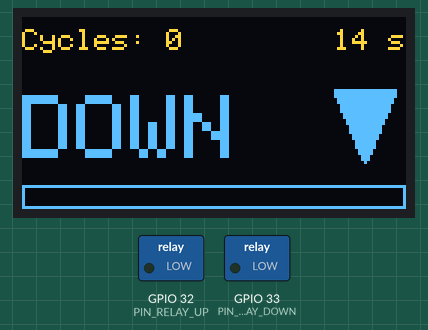
Recording of a sketch running on a simulated ESP32. On the bench: 128×64 one-colour display, switched loads named in the sketch (green lamp = pin HIGH). The OLED is the two-colour kind (top 16 rows yellow).

Above: at 0.35 s.
At 13.29 s:
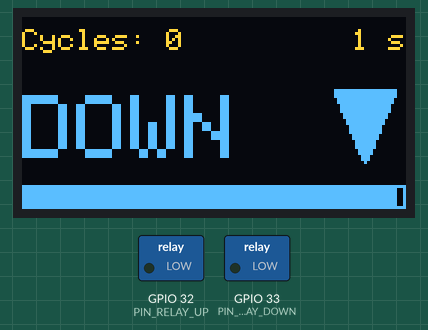
At 14.75 s:
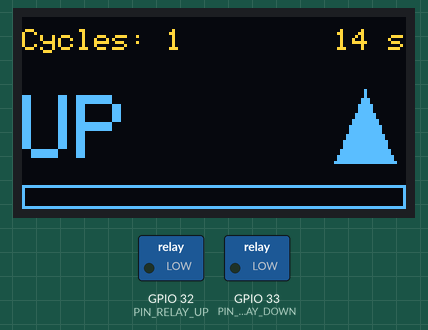
At 20.99 s:
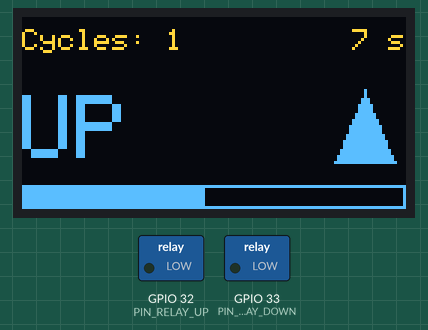
At 27.96 s:
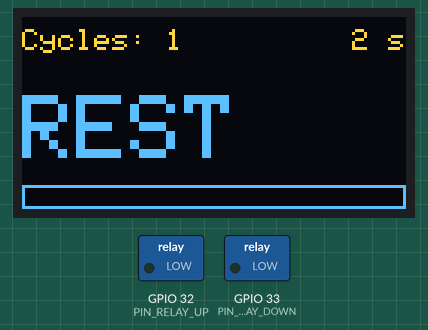
At 28.85 s:
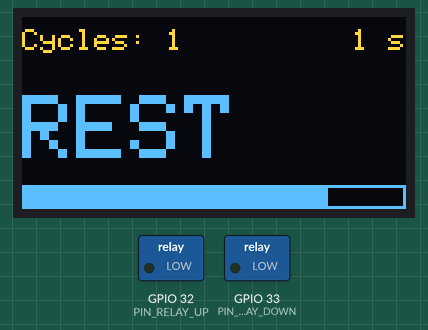

The sketch:

actuator_cycle.ino
```cpp
// Two VEVOR OK648 linear actuators moving together, endless in/out cycle.
// Shows UP / DOWN / REST on the built-in OLED.
//
// Libraries (Arduino IDE > Library Manager): "Adafruit SSD1306" + "Adafruit GFX Library"

#include <Wire.h>
#include <Adafruit_GFX.h>
#include <Adafruit_SSD1306.h>

// Board: Ideaspark ESP32 with 0.96" OLED (SSD1306, I2C address 0x3C)
#define OLED_SDA 21
#define OLED_SCL 22
#define OLED_RST -1

// ---------- SETTINGS ----------
const int PIN_RELAY_UP   = 32;   // relay 1 IN -> red actuator wires
const int PIN_RELAY_DOWN = 33;   // relay 2 IN -> black actuator wires
// Full stroke time = stroke / speed, plus ~2 s extra so both actuators
// always reach their internal end stop (keeps them in sync).
// 150 mm @ 14 mm/s ≈ 11 s -> 13 s.   300 mm @ 5 mm/s = 60 s -> 62 s.
const unsigned long MOVE_MS = 13000;

// Short break between up and down (after every move).
const unsigned long REST_MS = 1000;

// ---------- STATE ----------
enum State { MOVING_UP, REST_AFTER_UP, MOVING_DOWN, REST_AFTER_DOWN };
State state;
unsigned long stateStart;
unsigned long cycles = 0;

Adafruit_SSD1306 display(128, 64, &Wire, OLED_RST);

// Relay jumper on "L" (low-level trigger): pulling IN to GND = relay on.
// "Off" releases the pin (input / floating) instead of driving 3.3 V, because
// 3.3 V is not high enough to fully switch off a module powered from 5 V.
void setRelay(int pin, bool on) {
  if (on) {
    digitalWrite(pin, LOW);
    pinMode(pin, OUTPUT);
  } else {
    pinMode(pin, INPUT);
  }
}

void relaysOff() {
  setRelay(PIN_RELAY_UP, false);
  setRelay(PIN_RELAY_DOWN, false);
}

void enterState(State s) {
  relaysOff();
  delay(200);  // let the contacts open before the other relay closes
  state = s;
  stateStart = millis();
  if (s == MOVING_UP)   setRelay(PIN_RELAY_UP, true);
  if (s == MOVING_DOWN) setRelay(PIN_RELAY_DOWN, true);
}

unsigned long stateLength() {
  return (state == MOVING_UP || state == MOVING_DOWN) ? MOVE_MS : REST_MS;
}

void drawScreen() {
  unsigned long left = (stateLength() - (millis() - stateStart)) / 1000 + 1;

  display.clearDisplay();
  display.setTextColor(SSD1306_WHITE);

  // Top band (yellow, y 0-15): small info
  display.setTextSize(1);
  display.setCursor(0, 4);
  display.print("Cycles: ");
  display.print(cycles);
  String t = String(left) + " s";
  display.setCursor(128 - 6 * t.length(), 4);
  display.print(t);

  // Main area (blue, y 16-63)
  display.setTextSize(3);
  display.setCursor(0, 26);
  switch (state) {
    case MOVING_UP:   display.print("UP");   break;
    case MOVING_DOWN: display.print("DOWN"); break;
    default:          display.print("REST"); break;
  }
  // Arrow on the right
  if (state == MOVING_UP)   display.fillTriangle(104, 48, 124, 48, 114, 24, SSD1306_WHITE);
  if (state == MOVING_DOWN) display.fillTriangle(104, 24, 124, 24, 114, 48, SSD1306_WHITE);

  // Progress bar for the current state
  unsigned long len = stateLength();
  int w = len ? (int)(126UL * (millis() - stateStart) / len) : 126;
  if (w > 126) w = 126;
  display.drawRect(0, 56, 128, 8, SSD1306_WHITE);
  display.fillRect(1, 57, w, 6, SSD1306_WHITE);
  display.display();
}

void setup() {
  relaysOff();

  Serial.begin(115200);

  Wire.begin(OLED_SDA, OLED_SCL);
  if (!display.begin(SSD1306_SWITCHCAPVCC, 0x3C)) {
    Serial.println("OLED not found - check board selection");
  }

  // Start by going down so both actuators begin from the same end
  enterState(MOVING_DOWN);
}

void loop() {
  if (millis() - stateStart >= stateLength()) {
    switch (state) {
      case MOVING_UP:       enterState(REST_AFTER_UP);   break;
      case REST_AFTER_UP:   enterState(MOVING_DOWN);     break;
      case MOVING_DOWN:     enterState(REST_AFTER_DOWN); break;
      case REST_AFTER_DOWN: cycles++; enterState(MOVING_UP); break;
    }
  }

  static unsigned long lastDraw = 0;
  if (millis() - lastDraw > 200) {
    lastDraw = millis();
    drawScreen();
  }
}
```
